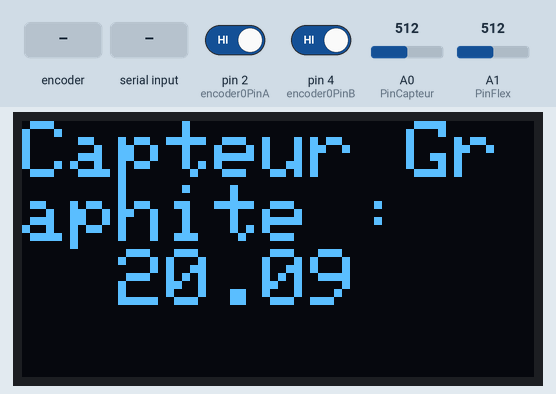
Recording of a sketch running on a simulated Arduino Uno, built with avr-gcc and run on an emulated ATmega328P. Shown: 128×64 one-colour display. The inputs (shaded band) are chosen by the test bench; at power-on: A0 (PinCapteur) = 512, A1 (PinFlex) = 512, pin 2 (encoder0PinA) HIGH, pin 4 (encoder0PinB) HIGH. What the sketch prints to the serial monitor is not drawn.

Above: at 1.2 s.
1.3 s: A0 (PinCapteur) set to 0
At 1.6 s:
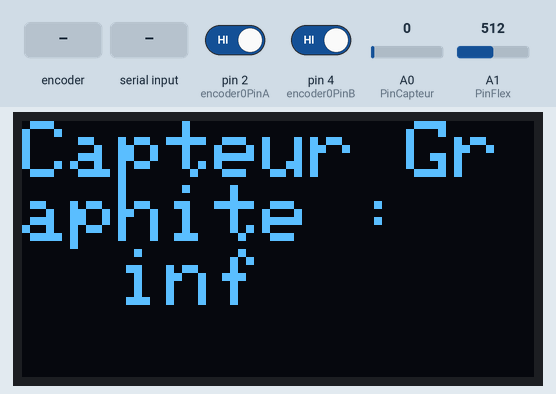
3.8 s: rotary encoder on pin 2 (encoder0PinA) / pin 4 (encoder0PinB) turned 1 step (first pin leading)
At 4.15 s:
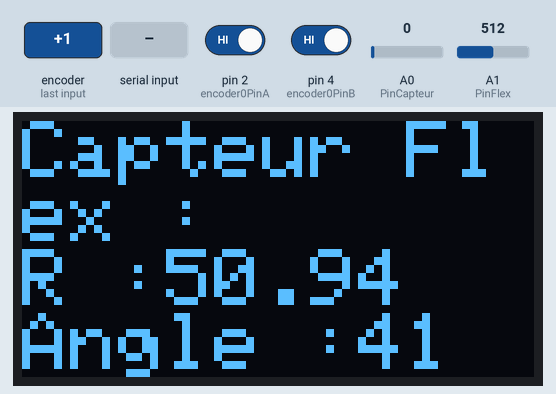
6.9 s: "1" received over the second serial link
8.6 s: A1 (PinFlex) set to 716
At 9.01 s:
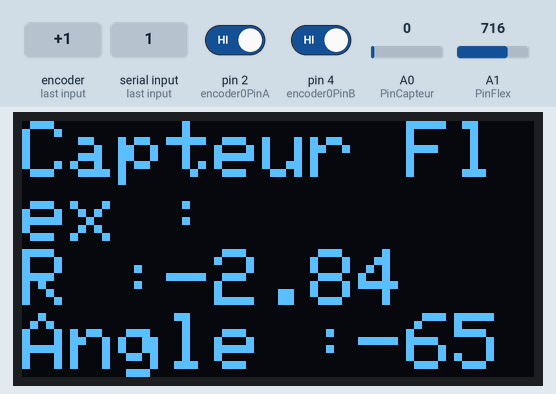
10.2 s: A1 (PinFlex) set to 900
At 10.55 s:
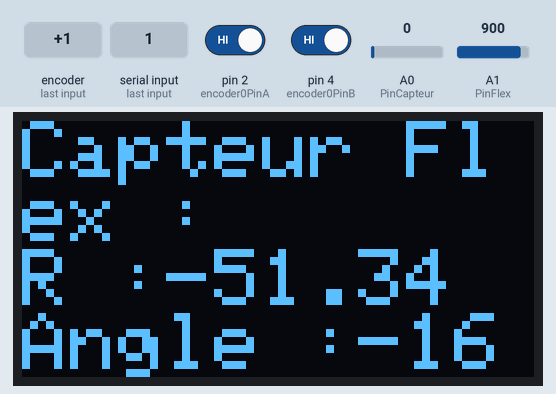
11.8 s: A1 (PinFlex) set to 1023
At 12.08 s:
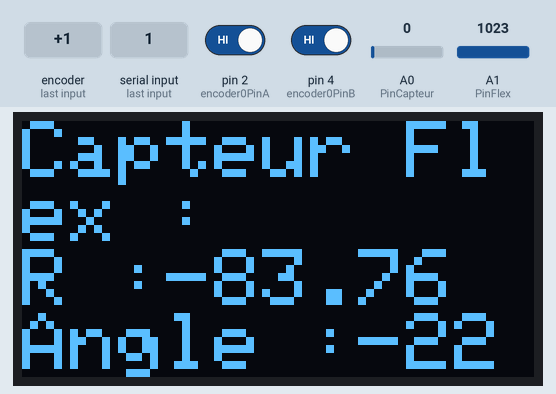
Timing chart, 0 to 14.3 s (numbered marks = the images above; inputs shaded):
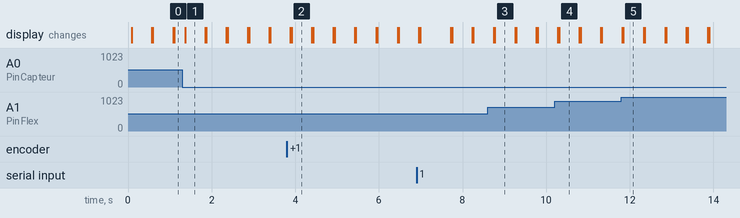

Measured:
- after the input at 1.3 s, the display: changes after 0.06 s (image 1)
- after the input at 3.8 s, the display: first differs from a run without the input after 0.11 s (image 2)
- after the input at 8.6 s, the display: first differs from a run without the input after 0.17 s (image 3)
- after the input at 10.2 s, the display: first differs from a run without the input after 0.11 s (image 4)
- after the input at 11.8 s, the display: first differs from a run without the input after 0.05 s (image 5)
- what the display in image 1 shows lasts 0.4 s, from 1.4 s to 1.8 s

The sketch:

projet_capteur_V3.ino
```cpp
#include <Adafruit_SSD1306.h>
#include <String.h>
#include <SoftwareSerial.h>
#include <WString.h>
#include <SPI.h>

#define nombreDePixelsEnLargeur 128  // Taille de l'écran OLED, en pixel, au niveau de sa largeur
#define nombreDePixelsEnHauteur 64   // Taille de l'écran OLED, en pixel, au niveau de sa hauteur
#define brocheResetOLED -1           // Reset de l'OLED partagé avec l'Arduino (d'où la valeur à -1, et non un numéro de pin)
#define adresseI2CecranOLED 0x3C     // Adresse de "mon" écran OLED sur le bus i2c (généralement égal à 0x3C ou 0x3D)
#define encoder0PinA 2               //CLK Output A Do not use other pin for clock as we are using interrupt
#define encoder0PinB 4               //DT Output B
#define PinCapteur A0
#define PinFlex A1
#define CsPin 10 // pin du Chip Select du MCP

#define rxPin 7 //Bluetooth
#define txPin 8 //Bluetooth
#define baudrate 9600

float R1= 100000.0;
float R3 = 100000.0;
float R6 = 100000.0;
float R2 = 1000.0;
float R5 = 10000.0;
float calibre=0.000001;//en MOhm
float Vcc=5.0;
float Voltage =0.0;
float Resistance = 0.0;

SoftwareSerial HC05(rxPin, txPin);

//relatif au MCP

const int  maxPositions    = 256;     // wiper can move from 0 to 255 = 256 positions
const long rAB             = 92500;   // 100k pot resistance between terminals A and B,
                                      // mais pour ajuster au multimètre, je mets 92500
const byte rWiper          = 125;     // 125 ohms pot wiper resistance
const byte pot0            = 0x11;    // pot0 addr // B 0001 0001
const byte pot0Shutdown    = 0x21;    // pot0 shutdown // B 0010 0001

Adafruit_SSD1306 ecranOLED(nombreDePixelsEnLargeur, nombreDePixelsEnHauteur, &Wire, brocheResetOLED);
int tailleDeCaractere = 2;
volatile unsigned int Encodeur = 0;

void setup() {
  Serial.begin (baudrate);

  pinMode(PinCapteur, INPUT);  //Pin relié au capteur
  pinMode(PinFlex, INPUT);     //Pin relié au Flex sensor

  pinMode(encoder0PinA, INPUT);  //Pin relié à l'encodeur : CLK
  pinMode(encoder0PinB, INPUT);  //Pin relié à l'encodeur : DT

  /*
  pinMode(5, INPUT); //Pin relié à l'encodeur : SW

  pinMode(10, INPUT); //Pin relié au Potentiomètre MCP41100 -CS
  pinMode(11, OUTPUT); //Pin relié au MCP41100 SI
  pinMode(13, OUTPUT); //Pin relié au MCP41100 SCK*/

  // Initialisation de l'écran OLED
  if (!ecranOLED.begin(SSD1306_SWITCHCAPVCC, adresseI2CecranOLED)) {
    Serial.print("échec d'initialisation");
    while (1)
      ;
  }  // Arrêt du programme (boucle infinie) si échec d'initialisation

  //Initialisation Bluetooth
  pinMode(txPin,OUTPUT);
  pinMode(rxPin,INPUT);
  HC05.begin(9600);


  // initialisation utile pour l'encodeur rotatoire
  digitalWrite(encoder0PinA, HIGH);       // turn on pullup resistor
  digitalWrite(encoder0PinB, HIGH);       // turn on pullup resistor
  attachInterrupt(0, doEncoder, RISING);  // encoder pin on interrupt 0 - pin2

  //initialisation MCP

  digitalWrite(CsPin, HIGH);        // chip select default to de-selected
  pinMode(CsPin, OUTPUT);           // configure chip select as output
  SPI.begin();
}

void setPotWiper(int addr, int pos) {
  pos = constrain(pos, 0, 255);            // limit wiper setting to range of 0 to 255
  digitalWrite(CsPin, LOW);                // select chip
  SPI.transfer(addr);                      // configure target pot with wiper position
  SPI.transfer(pos);
  digitalWrite(CsPin, HIGH);               // de-select chip

  // print pot resistance between wiper and B terminal
  long resistanceWB = ((rAB * pos) / maxPositions ) + rWiper;
  /*Serial.print("Wiper position: ");
  Serial.print(pos);
  Serial.print(" Resistance wiper to B terminal: ");
  Serial.print(resistanceWB);
  Serial.println(" ohms");*/
}

float Capteur_Flex()
{
  float R = -0.2636*analogRead(PinFlex)+185.9;
  return R;
}

float Capteur_Graphite()
{
  float Voltage=analogRead(PinCapteur)*5.0/1024.0;
  float Resistance=((R1*((R2+R3)/R2)*(Vcc/Voltage))-R5-R1)*calibre;
  return Resistance;

}

void Affichage_OLED() {

  ecranOLED.clearDisplay();  // Effaçage de l'intégralité du buffer
  ecranOLED.setTextSize(tailleDeCaractere);
  ecranOLED.setTextColor(SSD1306_WHITE);  //Couleur du texte : blanc
  ecranOLED.setCursor(0, 0);              // Déplacement du curseur en position (0,0), c'est à dire dans l'angle supérieur gauche
  ecranOLED.display();                    //permet d'effacer l'affichage précédent


if (Encodeur % 2) {  //boucle permettant de naviguer dans le menu : si l'encodeur est sur une position paire, il affiche le capteur flex, et s'il est sur une position impaire, il affiche le capteur graphite.

    float Res = Capteur_Flex();
    int Angle=((Res-30)*2);

ecranOLED.println(F("Capteur Flex :"));
ecranOLED.print(F("R :"));
ecranOLED.println(Res);
ecranOLED.print(F("Angle :"));
ecranOLED.print(Angle);
ecranOLED.display();

  } else {

    float ResG = Capteur_Graphite();
    ecranOLED.print(F("Capteur Graphite :    "));
    ecranOLED.print(ResG);
    ecranOLED.display();

  }
delay(200);
}


int usebyte;
int i;

void EnvoiBT (int usebyte)
{
// put your main code here, to run repeatedly:
  Affichage_OLED();
     //Pour vérif qu'on est dans la boucle

  Serial.println(usebyte);
  float Mes=0;
  if (usebyte!=3)
  {

    if (usebyte == 2)
    {
      Mes = Capteur_Flex();
      int Angle=((Mes-30)*2);

    }
    if (usebyte == 1)
    {
      Mes=Capteur_Graphite();

    }

    //Serial.println(Mes);
    char Val[10];
    dtostrf(Mes, 5, 2, Val);
    HC05.write(Val);
    //Serial.println("fini");
    delay(500);

 }
  }


void loop() {
  setPotWiper(pot0, R2);
    Affichage_OLED();
  if (HC05.available())
  {
    int Byte = HC05.read();

    EnvoiBT(Byte);

    int Byte2 = Byte;
  }
  else
  {
    int Byte = HC05.read();

  }

}

//définition de la fonction d'interruption. Elle est exécutée dès que la pin 2 est sur HIGH, c'est-à-dire dès que l'on tourne l'encodeur.
//à voir : peut-on supprime la partie où on fait Encodeur--? On pourrait seulement augmenter le chiffre..?
void doEncoder() {
  if (digitalRead(encoder0PinB) == HIGH) {
    Encodeur++;
  } else {
    Encodeur--;
  }
}
```
